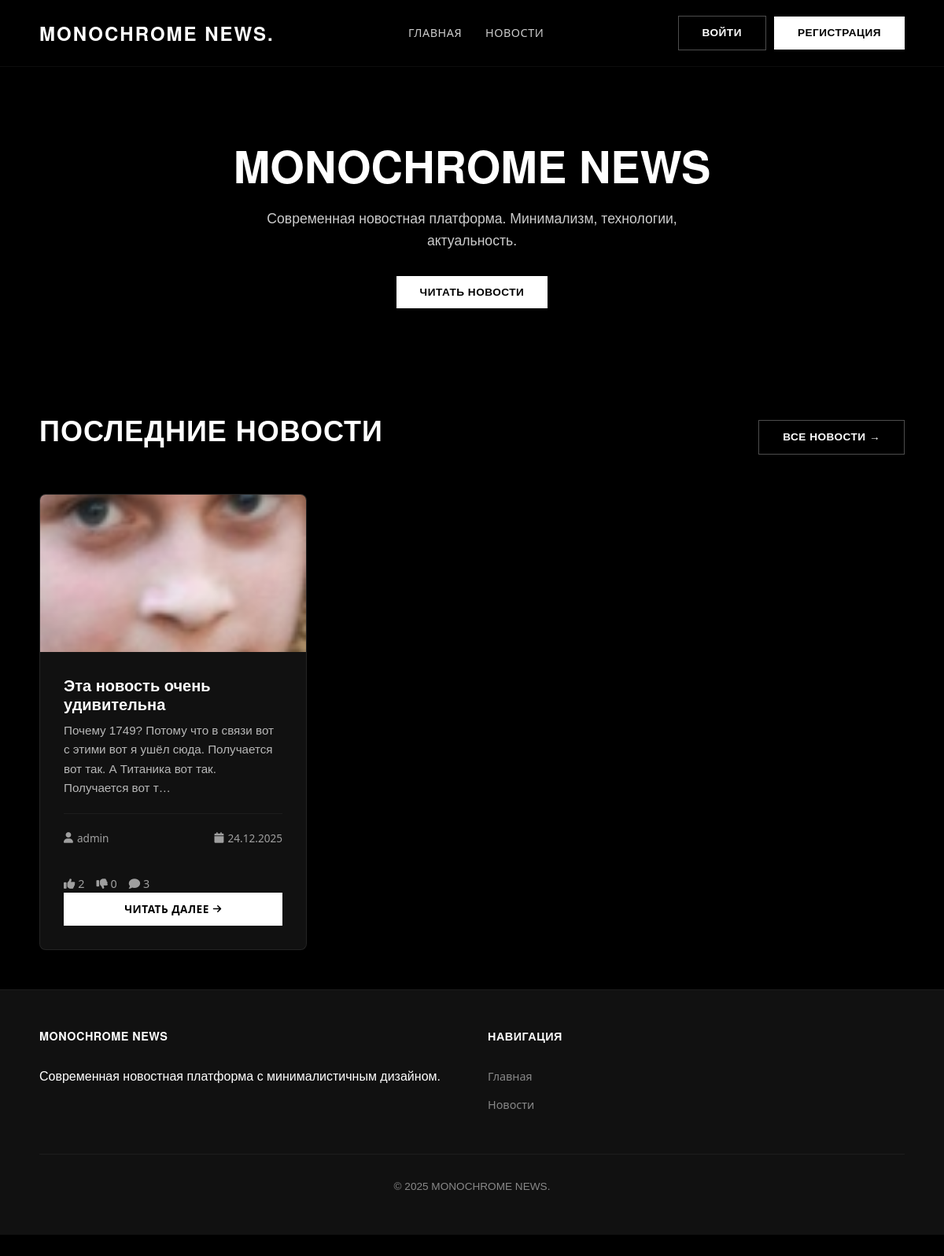
The page / on the database its author committed.
### posts/models.py (models this page shows, shortened)
class Post(models.Model):
    title = models.CharField(max_length=200, verbose_name="Заголовок")
    content = models.TextField(verbose_name="Содержание")
    author = models.ForeignKey(User, on_delete=models.CASCADE, verbose_name="Автор")
    image = models.ImageField(upload_to='posts/', blank=True, null=True, verbose_name="Изображение")
    created_at = models.DateTimeField(default=timezone.now, verbose_name="Дата создания")
    updated_at = models.DateTimeField(auto_now=True, verbose_name="Дата обновления")
    is_published = models.BooleanField(default=True, verbose_name="Опубликовано")
    def likes_count(self):
        return self.likes.filter(is_like=True).count()
    def dislikes_count(self):
        return self.likes.filter(is_like=False).count()
    def comments_count(self):
        return self.comments.count()
    class Meta:
        ordering = ['-created_at']
        permissions = [
            ("delete_any_post", "Может удалять любые посты"),
        ]

### news_site/views.py (the view)
# urls.py: path('', news_views.home, name='home'),
def home(request):
    latest_posts = Post.objects.filter(is_published=True).order_by('-created_at')[:3]
    return render(request, 'home.html', {'posts': latest_posts})

### users/admin_auth.py (called while the page is built, shortened)
    def process_request(self, request):
        return None

### templates/home.html (shortened to what this page needs)
{% extends 'base.html' %}
{% block content %}
    <section class="hero hero-medium">
        <div class="hero-content">
            <h1 class="hero-title">MONOCHROME NEWS</h1>
            <p>Современная новостная платформа. Минимализм, технологии, актуальность.</p>
            <div class="hero-buttons">
                <a href="#latest-news" class="btn btn-accent">Читать новости</a>
            </div>
        </div>
    </section>
    <section class="products" id="latest-news">
        <div class="container">
            <div class="section-header">
                <h2 class="section-title">Последние новости</h2>
                <a href="/posts/" class="btn btn-outline">Все новости →</a>
            </div>
            <div class="products-grid">
                {% for post in posts %}
                <div class="product-card glitch-on-hover">
                    {% if post.image %}
                    <div class="product-image">
                        <img src="{{ post.image.url }}" alt="{{ post.title }}">
                    </div>
                    {% else %}
                    <div class="product-image">
                        <i class="fas fa-newspaper"></i>
                    </div>
                    {% endif %}
                    <div class="product-content">
                        <h3>{{ post.title }}</h3>
                        <p>{{ post.content|truncatechars:120 }}</p>
                        <div class="product-meta">
                            <div class="meta-author">
                                <i class="fas fa-user"></i>
                                <span>{{ post.author.username }}</span>
                            </div>
                            <div class="meta-date">
                                <i class="fas fa-calendar"></i>
                                <span>{{ post.created_at|date:"d.m.Y" }}</span>
                            </div>
                        </div>
                        <div style="display: flex; gap: 15px; margin-top: 15px; color: rgba(255, 255, 255, 0.6); font-size: 0.9rem;">
                            <span>
                                <i class="fas fa-thumbs-up"></i> {{ post.likes_count }}
                            </span>
                            <span>
                                <i class="fas fa-thumbs-down"></i> {{ post.dislikes_count }}
                            </span>
                            <span>
                                <i class="fas fa-comment"></i> {{ post.comments_count }}
                            </span>
                        </div>
                        <a href="/posts/{{ post.id }}/" class="read-more-btn">
                            <span>Читать далее</span>
                            <i class="fas fa-arrow-right"></i>
                        </a>
                    </div>
                </div>
                {% endfor %}
            </div>
        </div>
    </section>
{% endblock %}

### rows shown on the page
Post: image (picture), title "Эта новость очень удивительна", content "Почему 1749? Потому что в связи вот с этими вот я ушёл сюда. Получается вот так. А Титаника вот так. Получается вот т…", author.username "admin", created_at "24.12.2025", likes_count "2", dislikes_count "0", comments_count "3"
